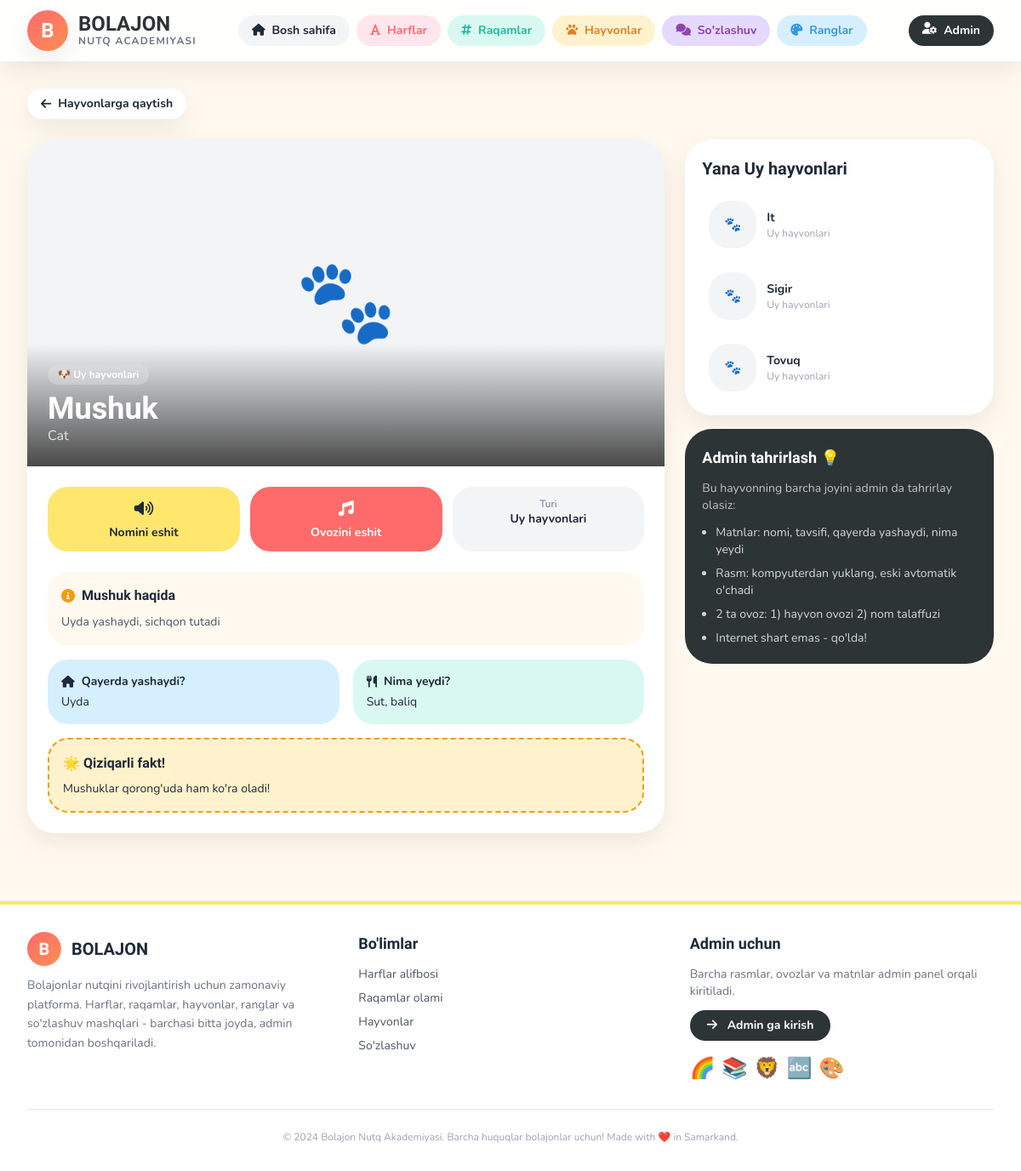
Page /hayvonlar/1/ on the committed database.
### core/models.py (models this page shows, shortened)
class Animal(models.Model):
    category = models.ForeignKey(AnimalCategory, on_delete=models.CASCADE, related_name='animals', verbose_name="Kategoriya")
    name = models.CharField(max_length=100, verbose_name="Hayvon nomi", help_text="Masalan: Mushuk")
    name_en = models.CharField(max_length=100, blank=True, verbose_name="Inglizcha nomi", help_text="Masalan: Cat")
    image = models.ImageField(upload_to='animals/images/', verbose_name="Hayvon rasmi")
    audio_sound = models.FileField(upload_to='animals/sounds/', verbose_name="Hayvon ovozi (miyov, vov...) ", blank=True, null=True)
    audio_name = models.FileField(upload_to='animals/names/', verbose_name="Nom talaffuzi ovozi", blank=True, null=True)
    description = models.TextField(verbose_name="Hayvon haqida (bolalar uchun)", blank=True)
    where_lives = models.CharField(max_length=200, blank=True, verbose_name="Qayerda yashaydi?")
    what_eats = models.CharField(max_length=200, blank=True, verbose_name="Nima yeydi?")
    interesting_fact = models.TextField(blank=True, verbose_name="Qiziqarli fakt")
    color = models.CharField(max_length=20, default="#FF9F1C", verbose_name="Fon rangi")
    order = models.PositiveIntegerField(default=0, verbose_name="Tartib")
    is_active = models.BooleanField(default=True, verbose_name="Faolmi?")
    class Meta:
        verbose_name = "Hayvon"
        verbose_name_plural = "Hayvonlar"
        ordering = ['order', 'name']

class AnimalCategory(models.Model):
    CATEGORY_CHOICES = [
        ('uy', 'Uy hayvonlari'),
        ('yovvoyi', 'Yovvoyi hayvonlar'),
        ('qushlar', 'Qushlar'),
        ('suv', 'Suv hayvonlari'),
        ('hasharot', 'Hasharotlar'),
    ]
    name = models.CharField(max_length=100, verbose_name="Kategoriya nomi")
    slug = models.SlugField(max_length=100, unique=True, verbose_name="Slug", blank=True)
    type = models.CharField(max_length=20, choices=CATEGORY_CHOICES, default='uy', verbose_name="Turi")
    description = models.TextField(blank=True, verbose_name="Tavsif")
    image = models.ImageField(upload_to='animals/categories/', verbose_name="Kategoriya rasmi", blank=True, null=True)
    icon = models.CharField(max_length=50, blank=True, verbose_name="Emoji/Icon", help_text="Masalan: 🐶, 🦁")
    color = models.CharField(max_length=20, default="#FFE66D", verbose_name="Fon rangi")
    order = models.PositiveIntegerField(default=0, verbose_name="Tartib")
    class Meta:
        verbose_name = "Hayvon kategoriyasi"
        verbose_name_plural = "Hayvon kategoriyalari"
        ordering = ['order']

### core/views.py (the view)
# urls.py: path('hayvonlar/<int:pk>/', views.animal_detail, name='animal_detail'),
def animal_detail(request, pk):
    animal = get_object_or_404(Animal, pk=pk, is_active=True)
    related = Animal.objects.filter(category=animal.category, is_active=True).exclude(pk=animal.pk)[:4]
    return render(request, 'core/animal_detail.html', {'animal': animal, 'related': related})

### templates/core/animal_detail.html (shortened to what this page needs)
{% extends 'base.html' %}
{% block content %}
<div class="flex justify-between items-center mb-6">
<a href="{% url 'animal_list' %}" class="inline-flex items-center gap-2 px-4 py-2 bubble bg-white shadow-soft text-sm font-bold"><i class="fa-solid fa-arrow-left"></i> Hayvonlarga qaytish</a>
</div>
<div class="grid lg:grid-cols-3 gap-6">
    <div class="lg:col-span-2">
        <div class="bubble-lg bg-white shadow-soft overflow-hidden">
            <div class="relative h-72 lg:h-96">
                {% if animal.image %}
                <img src="{{ animal.image.url }}" alt="{{ animal.name }}" class="w-full h-full object-cover">
                {% else %}
                <div class="w-full h-full bg-gray-100 flex items-center justify-center text-8xl">🐾</div>
                {% endif %}
                <div class="absolute bottom-0 left-0 right-0 bg-gradient-to-t from-black/70 to-transparent p-6">
                    <div class="flex items-end justify-between">
                        <div class="text-white">
                            <span class="px-3 py-1 bubble bg-white/20 backdrop-blur text-xs font-bold mb-2 inline-block">{{ animal.category.icon }} {{ animal.category.name }}</span>
                            <h1 class="baloo text-4xl font-extrabold">{{ animal.name }}</h1>
                            {% if animal.name_en %}<p class="opacity-80">{{ animal.name_en }}</p>{% endif %}
                        </div>
                    </div>
                </div>
            </div>
            <div class="p-6">
                <div class="grid grid-cols-3 gap-3 mb-6">
                    <button onclick="playAudio('{% if animal.audio_name %}{{ animal.audio_name.url }}{% endif %}')" class="bubble bg-[#FFE66D] p-3 text-center font-bold text-sm hover:scale-105 transition"><i class="fa-solid fa-volume-high block text-lg mb-1"></i> Nomini eshit
                    </button>
                    <button onclick="playAudio('{% if animal.audio_sound %}{{ animal.audio_sound.url }}{% endif %}')" class="bubble bg-[#FF6B6B] text-white p-3 text-center font-bold text-sm hover:scale-105 transition"><i class="fa-solid fa-music block text-lg mb-1"></i> Ovozini eshit
                    </button>
                    <div class="bubble bg-gray-100 p-3 text-center"><p class="text-xs text-gray-500">Turi</p><p class="font-bold text-sm">{{ animal.category.get_type_display }}</p></div>
                </div>
                <div class="space-y-4">
                    {% if animal.description %}
                    <div class="bubble bg-[#FFF9F0] p-4">
                        <h4 class="font-bold baloo flex items-center gap-2"><i class="fa-solid fa-circle-info text-[#F39C12]"></i> {{ animal.name }} haqida</h4>
                        <p class="text-sm text-gray-600 mt-2 leading-relaxed">{{ animal.description }}</p>
                    </div>
                    {% endif %}
                    <div class="grid md:grid-cols-2 gap-4">
                        {% if animal.where_lives %}
                        <div class="bubble bg-[#D6EFFF] p-4">
                            <h4 class="font-bold text-sm flex items-center gap-2"><i class="fa-solid fa-house"></i> Qayerda yashaydi?</h4>
                            <p class="text-sm mt-1">{{ animal.where_lives }}</p>
                        </div>
                        {% endif %}
                        {% if animal.what_eats %}
                        <div class="bubble bg-[#D9F8F2] p-4">
                            <h4 class="font-bold text-sm flex items-center gap-2"><i class="fa-solid fa-utensils"></i> Nima yeydi?</h4>
                            <p class="text-sm mt-1">{{ animal.what_eats }}</p>
                        </div>
                        {% endif %}
                    </div>
                    {% if animal.interesting_fact %}
                    <div class="bubble bg-[#FFF2CC] p-4 border-2 border-dashed border-[#F39C12]">
                        <h4 class="font-bold baloo flex items-center gap-2">🌟 Qiziqarli fakt!</h4>
                        <p class="text-sm mt-2">{{ animal.interesting_fact }}</p>
                    </div>
                    {% endif %}
                </div>
            </div>
        </div>
    </div>
    <div>
        {% if related %}
        <div class="bubble-lg bg-white p-5 shadow-soft">
            <h3 class="baloo font-extrabold text-xl mb-4">Yana {{ animal.category.name }}</h3>
            <div class="space-y-3">
                {% for rel in related %}
                <a href="{% url 'animal_detail' rel.pk %}" class="flex items-center gap-3 p-2 bubble hover:bg-gray-50 transition">
                    {% if rel.image %}
                    <img src="{{ rel.image.url }}" class="w-14 h-14 bubble object-cover" alt="{{ rel.name }}">
                    {% else %}
                    <div class="w-14 h-14 bubble bg-gray-100 flex items-center justify-center">🐾</div>
                    {% endif %}
                    <div><p class="font-bold text-sm">{{ rel.name }}</p><p class="text-xs text-gray-400">{{ rel.category.name }}</p></div>
                </a>
                {% endfor %}
            </div>
        </div>
        {% endif %}
        <div class="bubble-lg bg-[#2D3436] text-white p-5 mt-4">
            <h4 class="baloo font-bold text-lg mb-3">Admin tahrirlash 💡</h4>
            <p class="text-sm text-white/70 mb-3">Bu hayvonning barcha joyini admin da tahrirlay olasiz:</p>
            <ul class="text-sm space-y-2 text-white/80 list-disc pl-4">
                <li>Matnlar: nomi, tavsifi, qayerda yashaydi, nima yeydi</li>
                <li>Rasm: kompyuterdan yuklang, eski avtomatik o'chadi</li>
                <li>2 ta ovoz: 1) hayvon ovozi 2) nom talaffuzi</li>
                <li>Internet shart emas - qo'lda!</li>
            </ul>
        </div>
    </div>
</div>
{% endblock %}

### templates/base.html (style rules this page uses)
body { font-family: 'Nunito', sans-serif; }
.baloo { font-family: 'Baloo 2', cursive; }
.bubble { border-radius: 24px; }
.bubble-lg { border-radius: 32px; }
.shadow-soft { box-shadow: 0 10px 30px rgba(0,0,0,0.08); }

### rows in the picture
Animal: category.icon "🐶", category.name "Uy hayvonlari", name "Mushuk", name_en "Cat", category.type "Uy hayvonlari", description "Uyda yashaydi, sichqon tutadi", where_lives "Uyda", what_eats "Sut, baliq", interesting_fact "Mushuklar qorong'uda ham ko'ra oladi!"
Animal: name "It", category.name "Uy hayvonlari"
Animal: name "Sigir", category.name "Uy hayvonlari"
Animal: name "Tovuq", category.name "Uy hayvonlari"
